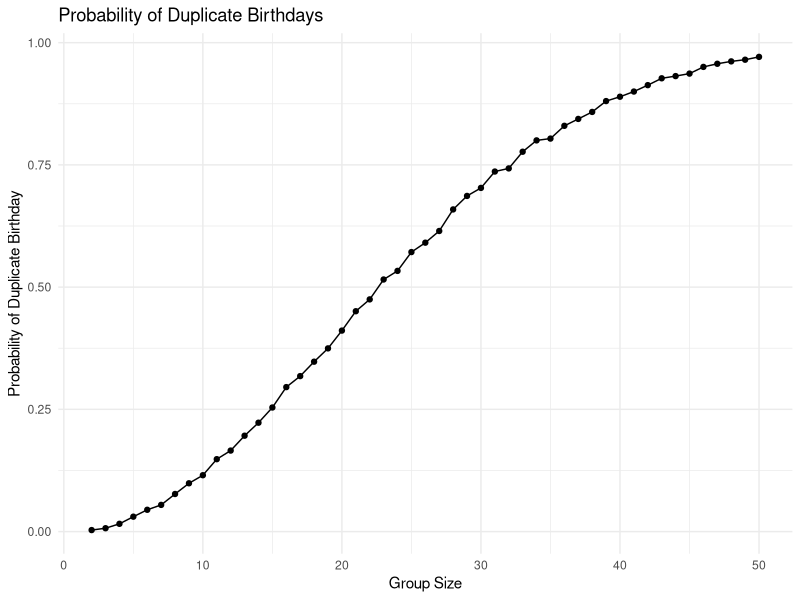

Here is the R script that generated this plot: (Note: this script raises an error after producing the figure.)
## ---- chunk 1
# setting up tidyverse library
library(tidyverse)

# setting chunk options
knitr::opts_chunk$set(
  fig.width = 6,
  fig.asp = .6,
  out.width = "90%"
)

# setting minimal theme and legend position
theme_set(theme_minimal() + theme(legend.position = "bottom"))

# setting continuous scales to viridis
options(
  ggplot2.continuous.colour = "viridis",
  ggplot2.continuous.fill = "viridis"
)

# setting discrete color scale to viridis
scale_colour_discrete = scale_colour_viridis_d

# setting discrete fill scale to viridis
scale_fill_discrete = scale_fill_viridis_d
## ---- chunk 2
# writing birthday function 
duplicate_birthdays = function(n) {
  
  # drawing “birthdays” for each person randomly
  birthdays = sample(1:365, n, replace = TRUE)

  # checking for duplicate birthdays
  duplicate_birthdays = length(unique(birthdays)) < n
  
  # returning duplicate birthdays
  return(duplicate_birthdays)
}
## ---- chunk 3
# simulating function and computing prob. that <= 2 people will share a birthday
birthday_probabilities_df =
  expand_grid(
    number_of_people = 2:50,
    iter = 1:10000
  ) |> 
  mutate(
    duplicates = map_lgl(number_of_people, duplicate_birthdays) 
  ) |>
   group_by(number_of_people) |>
  summarize(
    probability = mean(duplicates)
  ) |>
  print()
## ---- chunk 4
# making a plot showing the probability as a function of group size
birthday_probabilities_df |> 
  ggplot(aes(x = number_of_people, y = probability)) + 
  geom_point() + 
  geom_line() +
  labs(
    title = "Probability of Duplicate Birthdays",
    x = "Group Size",
    y = "Probability of Duplicate Birthday"
  )
## ---- chunk 5
# creating the data frame containing all file names
participants_df =
  participant_files =
  tibble(
    files = list.files("data/"),
    path = str_c("data/", files)
  ) |>
  print()
## ---- chunk 6
# iterating over file names and read in data for each subject 
participants_df = 
  participants_df |>   
  mutate(
     data = map(path,read_csv)
  ) |>
  unnest(data) |>
  print()
## ---- chunk 7
# manipulating file names to include control arm and subject ID; general tidying
participants_df =
  participants_df |>
  mutate(
    subject_id = str_replace(files, "\\.csv$", ""),
    arm = case_when(
      str_starts(subject_id, "con") ~ "Control",
      str_starts(subject_id, "cov") ~ "Control",
      str_starts(subject_id, "exp") ~ "Experimental"
    )
  ) |>
  pivot_longer(
    cols = starts_with("week_"),
    names_to = "week",
    values_to = "observation"
  ) |>
  mutate(
    week = as.numeric(str_remove(week, "week_"))
  ) |>
  select(subject_id, arm, week, observation) |>
  print()
## ---- chunk 8
# making a spaghetti plot showing observations on each subject over time
participants_df |>
  ggplot(aes(x = week, y = observation, group = subject_id, color = arm)) +
  geom_line() +
  geom_point() +
  labs(
    title = "Participant Observations Over Time",
    x = "Week",
    y = "Observation",
    color = "Study Arm"
  )
## ---- chunk 9
# setting the design elements
n = 30
sigma = 5
n_sims = 5000
alpha = 0.05

# generating datasets when the true mean is zero.
simulation_df =
  tibble(
    iter = 1:n_sims
  ) |>
  mutate(
    data = map(iter, \(x) rnorm(n, mean = 0, sd = sigma)),
    results = map(data, \(x) broom::tidy(t.test(x, mu = 0)))
  ) |>
  unnest(results) |>
  select(iter, estimate, p.value) |>
  print()
